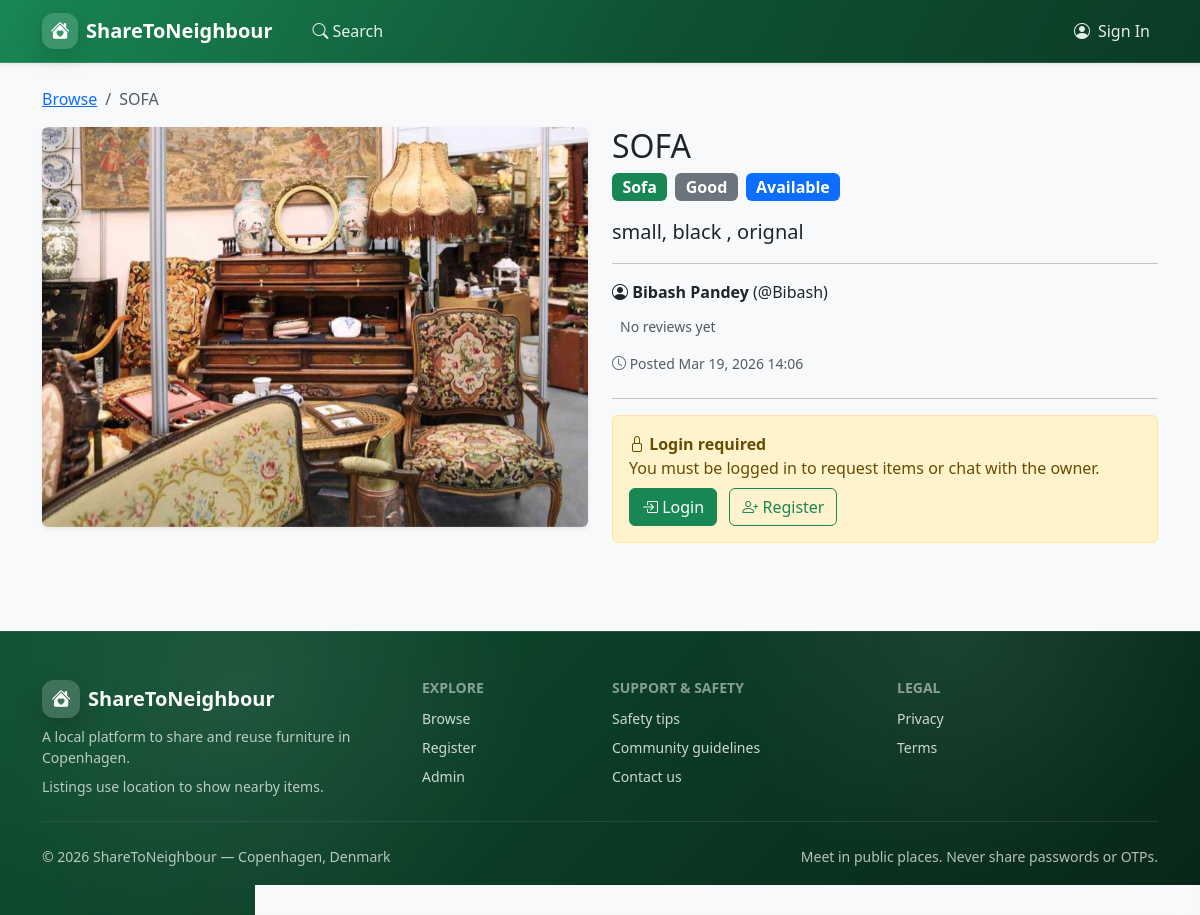
The page /item.php?id=22 on the database its author committed.
### tables this page shows
CREATE TABLE `furniture_items` (
  `id` int(11) NOT NULL,
  `user_id` int(11) NOT NULL,
  `title` varchar(150) NOT NULL,
  `description` text NOT NULL,
  `category` enum('sofa','table','chair','bed','shelf','desk','wardrobe','other') NOT NULL DEFAULT 'other',
  `condition_level` enum('like_new','good','fair','needs_repair') NOT NULL DEFAULT 'good',
  `photo` varchar(255) DEFAULT NULL,
  `video_link` varchar(500) DEFAULT NULL,
  `latitude` decimal(10,8) DEFAULT NULL,
  `longitude` decimal(11,8) DEFAULT NULL,
  `status` enum('available','requested','taken') NOT NULL DEFAULT 'available',
  `created_at` timestamp NOT NULL DEFAULT current_timestamp(),
  `updated_at` timestamp NOT NULL DEFAULT current_timestamp() ON UPDATE current_timestamp(),
  `accepted_request_id` int(11) DEFAULT NULL,
  `taken_at` datetime DEFAULT NULL,
  `is_deleted` tinyint(1) NOT NULL DEFAULT 0,
  `deleted_at` datetime DEFAULT NULL
);

CREATE TABLE `users` (
  `id` int(11) NOT NULL,
  `username` varchar(50) NOT NULL,
  `email` varchar(100) NOT NULL,
  `password_hash` varchar(250) DEFAULT NULL,
  `full_name` varchar(100) NOT NULL,
  `address` varchar(255) DEFAULT NULL,
  `latitude` decimal(10,8) DEFAULT 55.67610000,
  `longitude` decimal(11,8) DEFAULT 12.56830000,
  `avatar` varchar(255) DEFAULT 'default_avatar.png',
  `role` enum('user','admin') NOT NULL DEFAULT 'user',
  `created_at` timestamp NOT NULL DEFAULT current_timestamp(),
  `updated_at` timestamp NOT NULL DEFAULT current_timestamp() ON UPDATE current_timestamp(),
  `email_notifications` tinyint(1) NOT NULL DEFAULT 1,
  `postal_code` varchar(10) NOT NULL,
  `is_online` tinyint(1) NOT NULL DEFAULT 0,
  `last_seen` datetime DEFAULT NULL,
  `is_active` tinyint(1) NOT NULL DEFAULT 1,
  `disabled_at` datetime DEFAULT NULL,
  `disabled_reason` varchar(255) DEFAULT NULL,
  `reset_token_hash` varchar(64) DEFAULT NULL,
  `reset_token_expires_at` datetime DEFAULT NULL
);

### includes/config.php (called while the page is built, shortened)
<?php
function h(string $s): string {
    return htmlspecialchars($s, ENT_QUOTES, 'UTF-8');
}

### includes/auth.php (called while the page is built, shortened)
<?php
function isUserLoggedIn(): bool {
    return isset($_SESSION['user_id']) && $_SESSION['user_type'] === 'user';
}

### public/item.php (the view, shortened to what this page needs)
<?php
require_once __DIR__ . '/../includes/config.php';
require_once __DIR__ . '/../includes/auth.php';
$itemId = (int)($_GET['id'] ?? 0);
$stmt = $conn->prepare("
  SELECT
    fi.*,
    u.username,
    u.full_name,
    u.latitude  AS owner_lat,
    u.longitude AS owner_lng
  FROM furniture_items fi
  JOIN users u ON fi.user_id = u.id
  WHERE fi.id = ?
");
$stmt->bind_param('i', $itemId);
$stmt->execute();
$item = $stmt->get_result()->fetch_assoc();
$stmt = $conn->prepare("
    SELECT filename
    FROM furniture_item_images
    WHERE item_id = ?
    ORDER BY sort_order ASC, id ASC
");
$stmt->bind_param('i', $itemId);
$stmt->execute();
$images = $stmt->get_result()->fetch_all(MYSQLI_ASSOC);
if (empty($images) && !empty($item['photo'])) {
    $images = [['filename' => $item['photo']]];
}
$ownerId = (int)$item['user_id'];
$stmt = $conn->prepare("
    SELECT COUNT(*) AS review_count, AVG(rating) AS avg_rating
    FROM reviews
    WHERE reviewee_id = ?
");
$stmt->bind_param('i', $ownerId);
$stmt->execute();
$ratingRow = $stmt->get_result()->fetch_assoc();
$reviewCount = (int)($ratingRow['review_count'] ?? 0);
$avgRating = ($ratingRow['avg_rating'] !== null) ? (float)$ratingRow['avg_rating'] : null;
require_once __DIR__ . '/../includes/header.php';
?>
<nav aria-label="breadcrumb">
    <ol class="breadcrumb">
        <li class="breadcrumb-item"><a href="<?= SITE_URL ?>/browse.php">Browse</a></li>
        <li class="breadcrumb-item active"><?= h($item['title']) ?></li>
    </ol>
</nav>
<div class="row g-4">
    <div class="col-md-6">
        <?php if (!empty($images)): ?>
            <div id="itemGallery" class="carousel slide mb-3" data-bs-ride="carousel">
                <div class="carousel-inner rounded shadow-sm overflow-hidden" style="max-height:400px;">
                    <?php foreach ($images as $idx => $img): ?>
                        <div class="carousel-item  <?= $idx === 0 ? 'active' : '' ?>">
                            <a href="<?= UPLOAD_URL . '/' . h($img['filename']) ?>" target="_blank" title="Open image">
                                <img src="<?= UPLOAD_URL . '/' . h($img['filename']) ?>"
                                    class="d-block w-100"
                                    alt="<?= h($item['title']) ?> image <?= $idx + 1 ?>"
                                    style="height:400px;object-fit:cover;">
                            </a>
                        </div>
                    <?php endforeach; ?>
                </div>
            </div>
        <?php else: ?>
            <img src="<?= UPLOAD_URL . '/placeholder.jpg' ?>"
                class="img-fluid rounded shadow-sm w-100"
                alt="<?= h($item['title']) ?>" style="max-height:500px;object-fit:cover;">
        <?php endif; ?>
    </div>
    <div class="col-md-6">
        <h2><?= h($item['title']) ?></h2>
        <div class="d-flex gap-2 mb-3">
            <span class="badge bg-success fs-6"><?= ucfirst($item['category']) ?></span>
            <span class="badge bg-secondary fs-6"><?= ucfirst(str_replace('_', ' ', $item['condition_level'])) ?></span>
            <span class="badge bg-<?= $item['status'] === 'available' ? 'primary' : 'warning' ?> fs-6"><?= ucfirst($item['status']) ?></span>
        </div>
        <p class="lead"><?= nl2br(h($item['description'])) ?></p>
        <hr>
        <div class="row">
        <div class="col-md-6">
        <p class="mb-1"><i class="bi bi-person-circle"></i> <strong><?= h($item['full_name']) ?></strong> (@<?= h($item['username']) ?>)</p>
        <?php if ($reviewCount > 0): ?>
            <div class="d-flex align-items-center gap-2 mb-2">
                <div><?= renderStars($avgRating) ?></div>
                <div class="text-muted small">
                    <?= number_format($avgRating, 1) ?> / 5 (<?= (int)$reviewCount ?> reviews)
                </div>
            </div>
        <?php else: ?>
            <div class="text-muted small mb-2 p-2">No reviews yet</div>
        <?php endif; ?>
        <p class="text-muted small mb-2"><i class="bi bi-clock"></i> Posted <?= date('M j, Y H:i', strtotime($item['created_at'])) ?></p>
         </div>
        <div class="col-md-6 m-0">
         </div>
         </div>
        <hr>
        <?php if (isUserLoggedIn() && currentUserId() === (int)$item['user_id']): ?>
            <div class="alert alert-info">
                <i class="bi bi-info-circle"></i> This is your listing.
                <div class="mt-3">
                    <form action="<?= SITE_URL ?>/update_item_status.php" method="POST" class="row g-2 align-items-end">
                        <input type="hidden" name="item_id" value="<?= (int)$item['id'] ?>">
                        <div class="col-sm-6">
                            <label class="form-label mb-1"><strong>Update Status</strong></label>
                            <select class="form-select" name="status">
                                <option value="available" <?= $item['status'] === 'available' ? 'selected' : '' ?>>Available</option>
                                <option value="requested" <?= $item['status'] === 'requested' ? 'selected' : '' ?>>Requested (Reserved)</option>
                                <option value="taken" <?= $item['status'] === 'taken' ? 'selected' : '' ?>>Taken</option>
                            </select>
                        </div>
                        <div class="col-sm-6 d-flex gap-2">
                            <?php if ($item['status'] === 'taken'): ?>
                                <button type="submit" class="btn btn-primary w-100" disabled>No Longer Change Available</button>
                            <?php else: ?>
                                <button type="submit" class="btn btn-primary w-100"
                                    onclick="
                           const form = this.form;
                           const status = form.status.value;
                         if (status === 'taken') {
                         return confirm('Marking this item as Taken means it is no longer available. Are you sure?');
                         }
                         else {
                        return confirm('Are you sure, you want to chnange status? ');
                         }
                                             ">
                              <i class="bi bi-save"></i> Save
                                </button>
                            <?php endif; ?>
                        </div>
                    </form>
                </div>
            </div>
        <?php else: ?>
            <div class="alert alert-warning">
                <i class="bi bi-lock"></i> <strong>Login required</strong>
                <p class="mb-2">You must be logged in to request items or chat with the owner.</p>
                <a href="<?= SITE_URL ?>/login.php" class="btn btn-success me-2">
                    <i class="bi bi-box-arrow-in-right"></i> Login
                </a>
                <a href="<?= SITE_URL ?>/register.php" class="btn btn-outline-success">
                    <i class="bi bi-person-plus"></i> Register
                </a>
            </div>
        <?php endif; ?>
    </div>
</div>
<?php require_once __DIR__ . '/../includes/footer.php'; ?>

### rows shown on the page
furniture_items: title "SOFA", category "Sofa", condition_level "Good", status "Available", description "small, black , orignal", user.full_name "Bibash Pandey", user.username "Bibash", created_at "Mar 19, 2026 14:06"

### other values the page prints
SITE_NAME "ShareToNeighbour"
